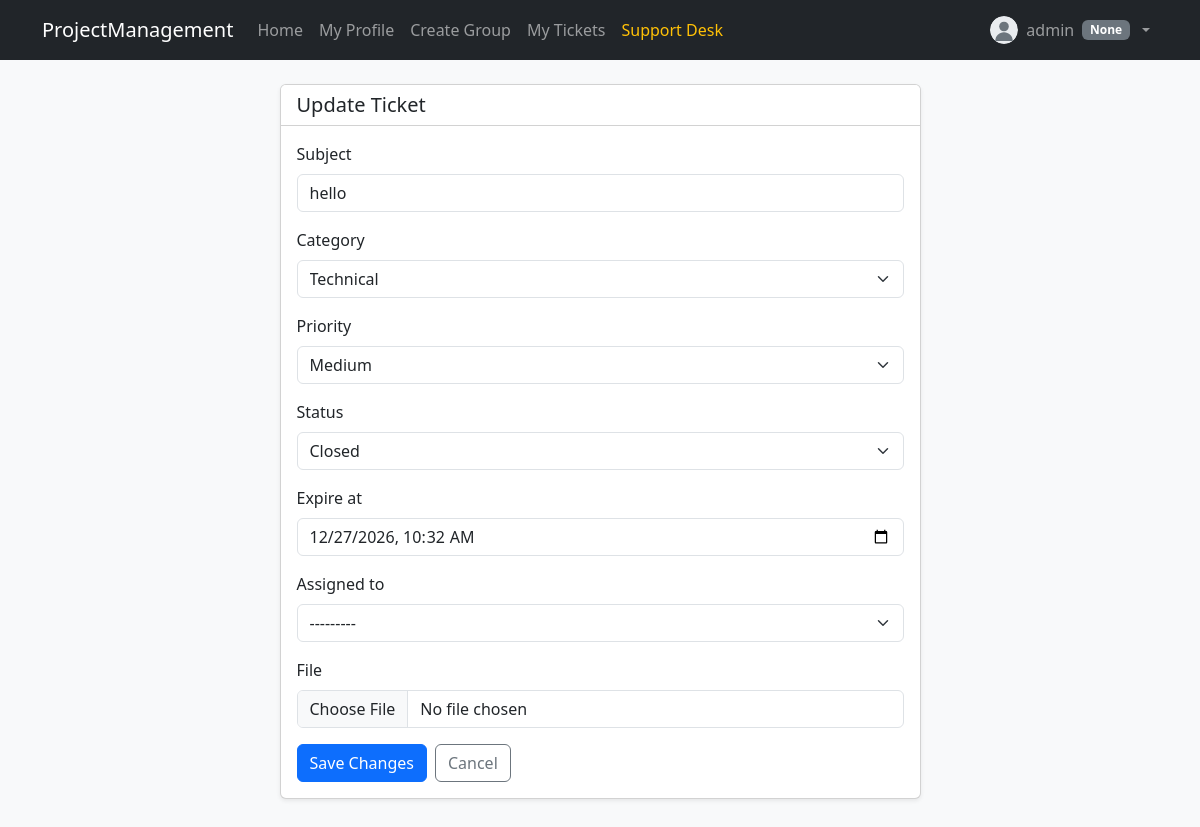
The app's page /support/1/edit/ (signed in) with its own data.
### account/models.py (models this page shows, shortened)
class Profile(models.Model):
    class Role(models.TextChoices):
        NONE = 'none', 'None'
        ADMIN = 'admin', 'Admin'
        MEMBER = 'member', 'Member'
        MANAGER = 'manager', 'Manager'
    user = models.OneToOneField(
        settings.AUTH_USER_MODEL,
        on_delete=models.CASCADE,
        related_name='profile',
    )
    group = models.ForeignKey(
        WorkGroup,
        on_delete=models.SET_NULL,
        null=True,
        blank=True,
        related_name='members',
    )
    role = models.CharField(
        max_length=20,
        choices=Role.choices,
        default=Role.NONE,
    )
    profile_picture = models.ImageField(
        upload_to=profile_picture_upload_path,
        blank=True,
        null=True,
        validators=[validate_profile_picture],
    )
    bio = models.TextField(max_length=500, blank=True)
    created_at = models.DateTimeField(auto_now_add=True)
    updated_at = models.DateTimeField(auto_now=True)
    class Meta:
        ordering = ['user__username']
    @property
    def get_profile_picture_url(self) -> str:
        if self.profile_picture and hasattr(self.profile_picture, 'url'):
            return self.profile_picture.url
        return static('account/img/default-avatar.svg')

### ticket/models.py (models this page shows, shortened)
class Ticket(models.Model):
    class Category(models.TextChoices):
        TECHNICAL = 'technical', 'Technical'
        BILLING = 'billing', 'Billing'
        ACCOUNT = 'account', 'Account'
        GENERAL = 'general', 'General'
    class Priority(models.TextChoices):
        LOW = 'low', 'Low'
        MEDIUM = 'medium', 'Medium'
        HIGH = 'high', 'High'
        URGENT = 'urgent', 'Urgent'
    class Status(models.TextChoices):
        OPEN = 'open', 'Open'
        IN_PROGRESS = 'in_progress', 'In Progress'
        CLOSED = 'closed', 'Closed'
    user = models.ForeignKey(
        settings.AUTH_USER_MODEL,
        on_delete=models.CASCADE,
        related_name='tickets',
    )
    assigned_to = models.ForeignKey(
        settings.AUTH_USER_MODEL,
        on_delete=models.SET_NULL,
        null=True,
        blank=True,
        limit_choices_to={'is_staff': True},
        related_name='assigned_tickets',
    )
    subject = models.CharField(max_length=255)
    category = models.CharField(
        max_length=32,
        choices=Category.choices,
        default=Category.GENERAL,
    )
    priority = models.CharField(
        max_length=20,
        choices=Priority.choices,
        default=Priority.MEDIUM,
    )
    status = models.CharField(
        max_length=20,
        choices=Status.choices,
        default=Status.OPEN,
    )
    created_at = models.DateTimeField(auto_now_add=True)
    updated_at = models.DateTimeField(auto_now=True)
    expire_at = models.DateTimeField(default=default_ticket_expiration)
    file = models.FileField(
        storage=private_ticket_storage,
        upload_to=ticket_attachment_upload_path,
        blank=True,
        null=True,
        validators=[validate_ticket_attachment],
    )
    objects = TicketManager()
    class Meta:
        ordering = ['-updated_at', '-created_at']
        indexes = [
            models.Index(fields=['user', 'status']),
            models.Index(fields=['status', 'expire_at']),
            models.Index(fields=['assigned_to', 'status']),
        ]

### ticket/views.py (the view, shortened to what this page needs)
# urls.py: path('<int:pk>/edit/', TicketUpdateView.as_view(), name='ticket_update'),
class TicketUpdateView(TicketAccessMixin, UpdateView):
    model = Ticket
    template_name = 'ticket/ticket_form.html'
    def get_object(self, queryset=None) -> Ticket:
        ticket = self.get_authorized_ticket()
        if not self.request.user.is_staff and ticket.status == Ticket.Status.CLOSED:
            raise PermissionDenied('Closed tickets cannot be edited by regular users.')
        return ticket
    def get_form_class(self):
        if self.request.user.is_staff:
            return StaffTicketUpdateForm
        return RegularUserTicketUpdateForm

### ticket/forms.py
class StaffTicketUpdateForm(BootstrapFormMixin, forms.ModelForm):
    class Meta:
        model = Ticket
        fields = ('subject', 'category', 'priority', 'status', 'expire_at', 'assigned_to', 'file')
        widgets = {
            'expire_at': forms.DateTimeInput(
                attrs={'type': 'datetime-local'},
                format='%Y-%m-%dT%H:%M',
            ),
            'file': forms.FileInput(
                attrs={'accept': '.pdf,.png,.jpg,.jpeg,.webp,.txt,.csv,.doc,.docx'}
            ),
        }
    def __init__(self, *args, **kwargs):
        super().__init__(*args, **kwargs)
        self.fields['assigned_to'].queryset = User.objects.filter(is_staff=True).order_by('username')
        if self.instance and self.instance.expire_at:
            self.initial['expire_at'] = self.instance.expire_at.strftime('%Y-%m-%dT%H:%M')
        self._apply_bootstrap_classes()

### account/forms.py (called while the page is built)
    def _apply_bootstrap_classes(self) -> None:
        for field in self.fields.values():
            widget = field.widget
            if isinstance(widget, forms.CheckboxInput):
                widget.attrs.setdefault('class', 'form-check-input')
            elif isinstance(widget, forms.Select):
                widget.attrs.setdefault('class', 'form-select')
            else:
                widget.attrs.setdefault('class', 'form-control')

### ticket/mixins.py (called while the page is built)
    def get_authorized_ticket(self) -> Ticket:
        Ticket.objects.close_expired()
        ticket_id = self.kwargs[self.ticket_url_kwarg]
        ticket = get_object_or_404(
            Ticket.objects.select_related('user', 'user__profile', 'assigned_to'),
            pk=ticket_id,
        )
        if not self.request.user.is_staff and ticket.user_id != self.request.user.id:
            raise PermissionDenied('You do not have permission to access this ticket.')
        return ticket

### ticket/models.py (called while the page is built)
    def close_expired(self) -> int:
        now = timezone.now()
        return self.filter(
            expire_at__lte=now,
        ).exclude(
            status=Ticket.Status.CLOSED,
        ).update(
            status=Ticket.Status.CLOSED,
            updated_at=now,
        )

    def get_queryset(self) -> TicketQuerySet:
        return TicketQuerySet(self.model, using=self._db)

    def close_expired(self) -> int:
        return self.get_queryset().close_expired()

### ticket/templates/ticket/ticket_form.html (shortened to what this page needs)
{% extends "base.html" %}
{% block content %}
<div class="row justify-content-center">
    <div class="col-md-7">
        <div class="card shadow-sm">
            <div class="card-header bg-white">
                <h5 class="mb-0">{% if object %}Update Ticket{% else %}Create Support Ticket{% endif %}</h5>
            </div>
            <div class="card-body">
                <form method="post" enctype="multipart/form-data">
                    {% for field in form %}
                        <div class="mb-3">
                            <label for="{{ field.id_for_label }}" class="form-label">{{ field.label }}</label>
                            {{ field }}
                        </div>
                    {% endfor %}
                    <div class="d-flex gap-2">
                        <button type="submit" class="btn btn-primary">
                            {% if object %}Save Changes{% else %}Submit Ticket{% endif %}
                        </button>
                        <a href="{% if object %}{% url 'ticket:ticket_detail' object.pk %}{% else %}{% url 'ticket:ticket_list' %}{% endif %}"
                           class="btn btn-outline-secondary">Cancel</a>
                    </div>
                </form>
            </div>
        </div>
    </div>
</div>
{% endblock content %}

### account/templates/base.html (shortened to what this page needs)
{% load static %}
<!DOCTYPE html>
<html lang="en">
<head>
    <link href="https://cdn.jsdelivr.net/npm/bootstrap@5.3.3/dist/css/bootstrap.min.css" rel="stylesheet">
</head>
<body class="bg-light">
<nav class="navbar navbar-expand-lg navbar-dark bg-dark mb-4">
    <div class="container">
        <a class="navbar-brand" href="{% url 'home' %}">ProjectManagement</a>
        <div class="collapse navbar-collapse" id="mainNavbar">
            <ul class="navbar-nav me-auto mb-2 mb-lg-0">
                <li class="nav-item">
                    <a class="nav-link" href="{% url 'home' %}">Home</a>
                </li>
                {% if user.is_authenticated %}
                <li class="nav-item">
                    <a class="nav-link" href="{% url 'my_profile' %}">My Profile</a>
                </li>
                {% if user.profile.group %}
                    <li class="nav-item">
                        <a class="nav-link" href="{% url 'group_detail' %}">My Group</a>
                    </li>
                {% else %}
                    <li class="nav-item">
                        <a class="nav-link" href="{% url 'group_create' %}">Create Group</a>
                    </li>
                {% endif %}
                <li class="nav-item">
                    <a class="nav-link" href="{% url 'ticket:ticket_list' %}">My Tickets</a>
                </li>
                {% if user.is_staff %}
                    <li class="nav-item">
                        <a class="nav-link text-warning" href="{% url 'ticket:staff_ticket_list' %}">Support Desk</a>
                    </li>
                {% endif %}
            {% endif %}
            </ul>
            {% if user.is_authenticated %}
                <ul class="navbar-nav">
                    <li class="nav-item dropdown">
                        <a class="nav-link dropdown-toggle d-flex align-items-center gap-2" href="#" role="button"
                           data-bs-toggle="dropdown" aria-expanded="false">
                            <img src="{{ user.profile.get_profile_picture_url }}" alt="Avatar"
                                 class="rounded-circle object-fit-cover" width="28" height="28">
                            <span>{{ user.username }}</span>
                            <span class="badge bg-secondary">{{ user.profile.get_role_display }}</span>
                        </a>
                    </li>
                </ul>
            {% else %}
                <div class="d-flex gap-2">
                    <a href="{% url 'login' %}" class="btn btn-outline-light btn-sm">Log In</a>
                    <a href="{% url 'signup' %}" class="btn btn-primary btn-sm">Sign Up</a>
                </div>
            {% endif %}
        </div>
    </div>
</nav>
<main class="container pb-5">
    {% block content %}{% endblock content %}
</main>
</body>
</html>

### records on screen
Ticket: form "hello" "Technical" "Medium" "Closed" "12/27/2026 10:32" "---------"

### other values on screen
{{ user.username }} "admin"
{{ user.profile.get_role_display }} "None"
{{ field.label }} "Subject" "Category" "Priority" "Status" "Expire at" "Assigned to" "File"
